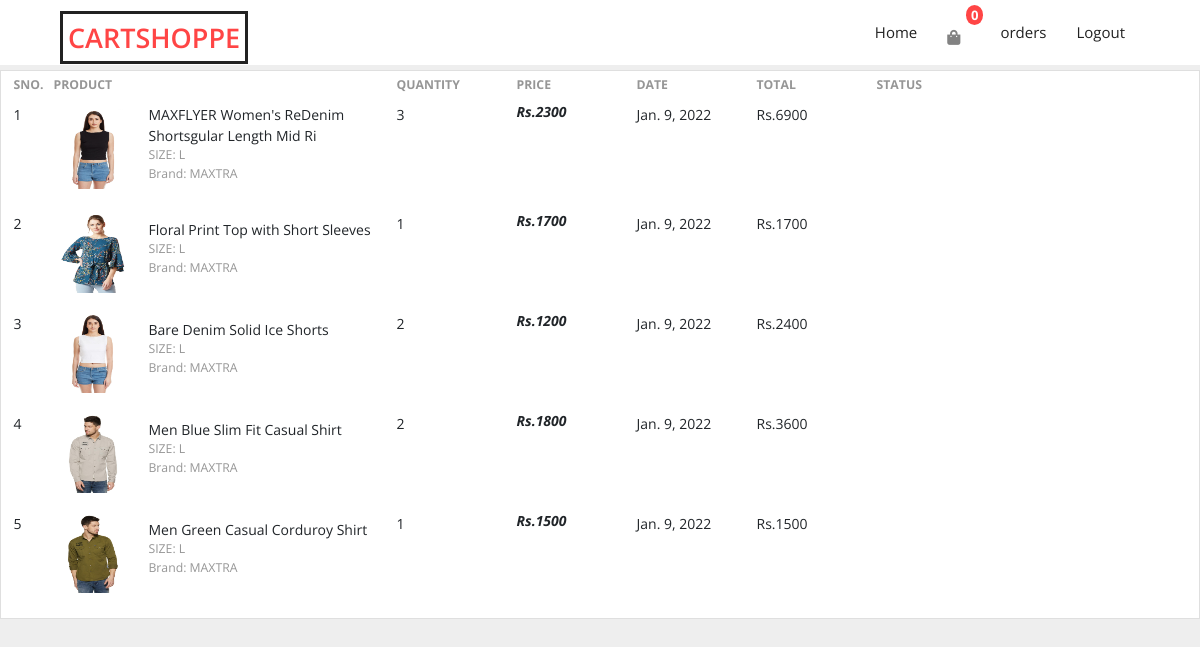
The app's page /orders (signed in), older data.
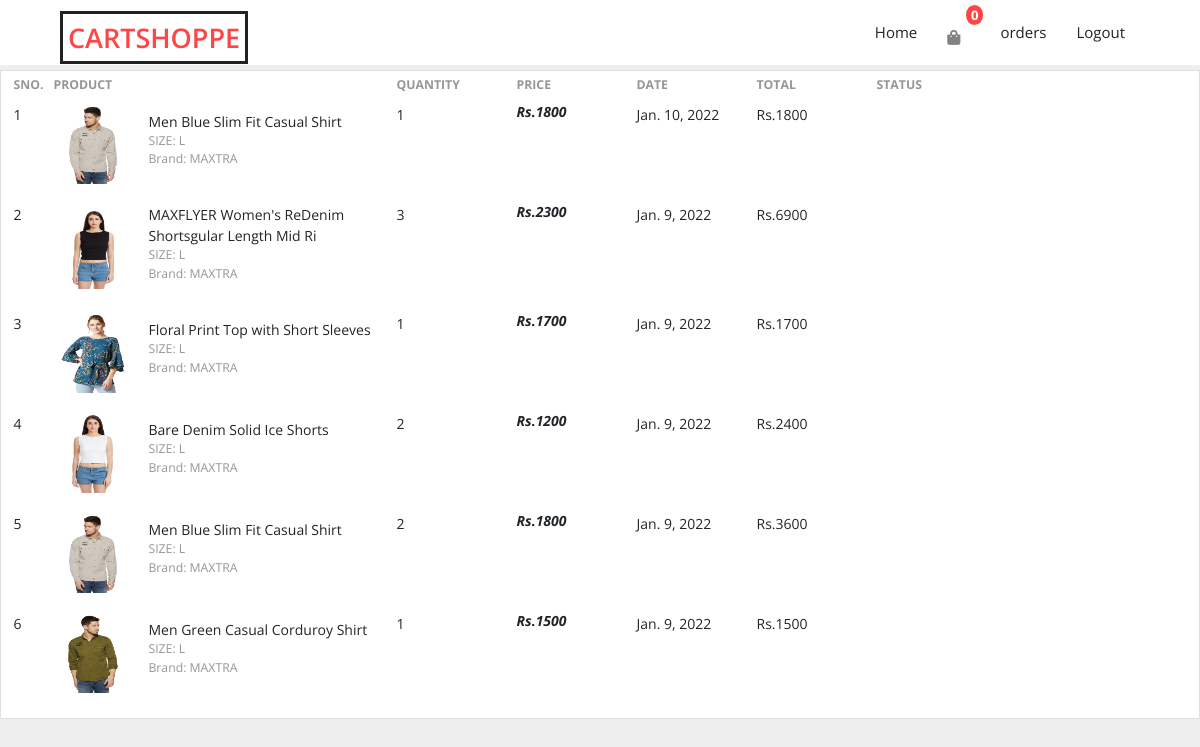
The same page, newer data.
### store/models/orders.py (models this page shows, shortened)
class Order(models.Model):
    product = models.ForeignKey(Product,
                                on_delete=models.CASCADE)
    customer = models.ForeignKey(Customer,
                                 on_delete=models.CASCADE)
    quantity = models.IntegerField(default=1)
    price = models.IntegerField()
    address = models.CharField(max_length=50, default='', blank=True)
    phone = models.CharField(max_length=50, default='', blank=True)
    date = models.DateField(default=datetime.datetime.today)
    status = models.BooleanField(default=False)
    @staticmethod
    def get_orders_by_customer(customer_id):
        return Order.objects.filter(customer = customer_id).order_by('-date')

### store/models/product.py (models this page shows, shortened)
class Product(models.Model):
    name = models.CharField(max_length=50)
    price = models.IntegerField(default=0)
    category = models.ForeignKey(Category, on_delete=models.CASCADE, default=1)
    description = models.CharField(max_length=200, default='' , null=True , blank=True)
    image = models.ImageField(upload_to='uploads/products/')

### store/views/orders.py (the view)
# urls.py: path('orders',orders.OrderView.as_view(), name="orders"),
class OrderView(View):
    @method_decorator(auth_middleware)
    def get(self, request):
        customer = request.session.get('customer')
        orders = Order.get_orders_by_customer(customer)
        return render(request, 'orders.html', {'orders': orders})

### store/templatetags/custom_filter.py (called while the page is built)
@register.filter(name='currency')
def currency(number):
    return "Rs."+str(number)

@register.filter(name='multiply')
def multiply(number, number1):
    return number*number1

### store/templates/orders.html (shortened to what the changed rows need)
{% load static %}
<!DOCTYPE html>
<html lang="en">
<head>
<link href="https://cdn.jsdelivr.net/npm/bootstrap@5.1.0/dist/css/bootstrap.min.css" rel="stylesheet"
>
    <link rel="stylesheet" href="{% static 'store/style.css' %}" />
    <link href='https://unpkg.com/boxicons@2.0.9/css/boxicons.min.css' rel='stylesheet'>
    <link rel="stylesheet" href="https://cdnjs.cloudflare.com/ajax/libs/font-awesome/5.15.4/css/all.min.css"
 />
</head>
<body>
    {% load cart %}
    {% load custom_filter %}
    <div class="container-fluid">
        <div class="row">
                <div class="card">
                    <div class="table-responsive">
                        <table class="table table-borderless table-shopping-cart">
                            <thead class="text-muted">
                                <tr class="small text-uppercase">
                                    <th scope="col">Sno.</th>
                                    <th scope="col">Product</th>
                                    <th scope="col" width="120">Quantity</th>
                                    <th scope="col" width="120">Price</th>
                                    <th scope="col" width="120">Date</th>
                                    <th scope="col" width="120">Total</th>
                                    <th scope="col" width="120">Status</th>
                                    <th scope="col" class="text-right d-none d-md-block" width="200"></th>
                                </tr>
                            </thead>
                            <tbody>
                            {% for order in orders %}
                                <tr>
                                    <td>{{forloop.counter}}</td>
                                    <td>
                                        <figure class="itemside align-items-center">
                                            <div class="aside"><img src="{{order.product.image.url}}" class="img-sm"></div>
                                            <figcaption class="info"> <a href="#" class="title text-dark" data-abc="true">{{order.product.name}}</a>
                                                <p class="text-muted small">SIZE: L <br> Brand: MAXTRA</p>
                                            </figcaption>
                                        </figure>
                                    </td>
                                    <td> {{order.quantity}}</td>
                                    <td>
                                        <div class="price-wrap"> <var class="price">{{order.price|currency}}</var></div>
                                    </td>
                                    <td> {{order.date}}</td>
                                    <td> {{order.quantity|multiply:order.price|currency}}
                                    {% if order.status %}
                                       <td><small class="badge badge-success">Completed</small></td>
                                    {% else %}
                                    <td><small class="badge badge-warning">Pending</small></td>
                                    {% endif %}
                                </tr>
                            {% endfor %}
                            </tbody>
                        </table>
                    </div>
                </div>
        </div>
    </div>
</body>
</html>

Row changes from the older to the newer data that the page shows:
added Order: product.image (picture), product.name "Men Blue Slim Fit Casual Shirt", quantity "1", price "Rs.1800", date "Jan. 10, 2022", quantity|multiply "Rs.1800"
changed Order "Rs.1700": status False → True (drawn)
changed Order "Rs.3600": status False → True (drawn)
changed Order "Rs.1500": status False → True (drawn)
